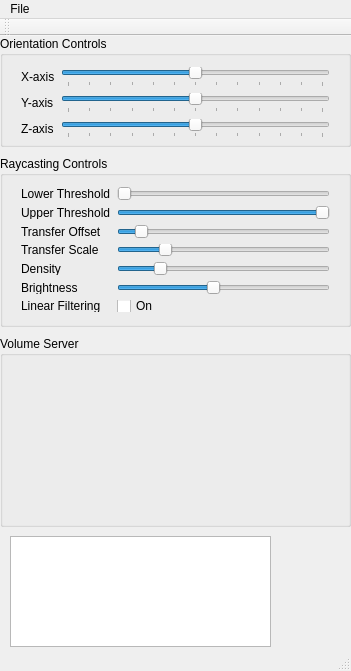
<?xml version="1.0" encoding="UTF-8"?>
<ui version="4.0">
 <class>RT3DUSrenderingGUI</class>
 <widget class="QMainWindow" name="RT3DUSrenderingGUI">
  <property name="geometry">
   <rect>
    <x>0</x>
    <y>0</y>
    <width>351</width>
    <height>671</height>
   </rect>
  </property>
  <property name="minimumSize">
   <size>
    <width>351</width>
    <height>451</height>
   </size>
  </property>
  <property name="windowTitle">
   <string>RT3DUSrenderingGUI</string>
  </property>
  <property name="unifiedTitleAndToolBarOnMac">
   <bool>false</bool>
  </property>
  <widget class="QWidget" name="centralWidget">
   <widget class="QGroupBox" name="groupBox">
    <property name="geometry">
     <rect>
      <x>0</x>
      <y>0</y>
      <width>351</width>
      <height>111</height>
     </rect>
    </property>
    <property name="title">
     <string>Orientation Controls</string>
    </property>
    <widget class="QWidget" name="gridLayoutWidget">
     <property name="geometry">
      <rect>
       <x>10</x>
       <y>20</y>
       <width>331</width>
       <height>93</height>
      </rect>
     </property>
     <layout class="QGridLayout" name="gridLayout">
      <item row="1" column="0">
       <widget class="QLabel" name="yRotSliderLabel">
        <property name="text">
         <string>Y-axis</string>
        </property>
       </widget>
      </item>
      <item row="2" column="1">
       <widget class="QSlider" name="zRotSlider">
        <property name="minimum">
         <number>-180</number>
        </property>
        <property name="maximum">
         <number>180</number>
        </property>
        <property name="value">
         <number>0</number>
        </property>
        <property name="sliderPosition">
         <number>0</number>
        </property>
        <property name="orientation">
         <enum>Qt::Horizontal</enum>
        </property>
        <property name="tickPosition">
         <enum>QSlider::TicksBelow</enum>
        </property>
        <property name="tickInterval">
         <number>30</number>
        </property>
       </widget>
      </item>
      <item row="2" column="0">
       <widget class="QLabel" name="zRotSliderLabel">
        <property name="text">
         <string>Z-axis</string>
        </property>
       </widget>
      </item>
      <item row="0" column="0">
       <widget class="QLabel" name="xRotSliderLabel">
        <property name="text">
         <string>X-axis</string>
        </property>
       </widget>
      </item>
      <item row="1" column="1">
       <widget class="QSlider" name="yRotSlider">
        <property name="minimum">
         <number>-180</number>
        </property>
        <property name="maximum">
         <number>180</number>
        </property>
        <property name="value">
         <number>0</number>
        </property>
        <property name="sliderPosition">
         <number>0</number>
        </property>
        <property name="orientation">
         <enum>Qt::Horizontal</enum>
        </property>
        <property name="tickPosition">
         <enum>QSlider::TicksBelow</enum>
        </property>
        <property name="tickInterval">
         <number>30</number>
        </property>
       </widget>
      </item>
      <item row="0" column="1">
       <widget class="QSlider" name="xRotSlider">
        <property name="minimum">
         <number>-180</number>
        </property>
        <property name="maximum">
         <number>180</number>
        </property>
        <property name="value">
         <number>0</number>
        </property>
        <property name="sliderPosition">
         <number>0</number>
        </property>
        <property name="orientation">
         <enum>Qt::Horizontal</enum>
        </property>
        <property name="tickPosition">
         <enum>QSlider::TicksBelow</enum>
        </property>
        <property name="tickInterval">
         <number>30</number>
        </property>
       </widget>
      </item>
     </layout>
    </widget>
   </widget>
   <widget class="QGroupBox" name="groupBox_2">
    <property name="geometry">
     <rect>
      <x>0</x>
      <y>120</y>
      <width>351</width>
      <height>171</height>
     </rect>
    </property>
    <property name="title">
     <string>Raycasting Controls</string>
    </property>
    <widget class="QWidget" name="gridLayoutWidget_2">
     <property name="geometry">
      <rect>
       <x>10</x>
       <y>20</y>
       <width>331</width>
       <height>147</height>
      </rect>
     </property>
     <layout class="QGridLayout" name="gridLayout_2">
      <item row="0" column="0">
       <widget class="QLabel" name="lowerThreshLabel">
        <property name="text">
         <string>Lower Threshold</string>
        </property>
       </widget>
      </item>
      <item row="2" column="0">
       <widget class="QLabel" name="transferOffsetLabel">
        <property name="text">
         <string>Transfer Offset</string>
        </property>
       </widget>
      </item>
      <item row="0" column="1">
       <widget class="QSlider" name="lowerThreshSlider">
        <property name="maximum">
         <number>255</number>
        </property>
        <property name="orientation">
         <enum>Qt::Horizontal</enum>
        </property>
       </widget>
      </item>
      <item row="4" column="1">
       <widget class="QSlider" name="densitySlider">
        <property name="maximum">
         <number>100</number>
        </property>
        <property name="value">
         <number>18</number>
        </property>
        <property name="orientation">
         <enum>Qt::Horizontal</enum>
        </property>
       </widget>
      </item>
      <item row="1" column="0">
       <widget class="QLabel" name="upperThreshLabel">
        <property name="text">
         <string>Upper Threshold</string>
        </property>
       </widget>
      </item>
      <item row="4" column="0">
       <widget class="QLabel" name="densityLabel">
        <property name="text">
         <string>Density</string>
        </property>
       </widget>
      </item>
      <item row="2" column="1">
       <widget class="QSlider" name="transferoffsetSlider">
        <property name="minimum">
         <number>-100</number>
        </property>
        <property name="maximum">
         <number>1000</number>
        </property>
        <property name="singleStep">
         <number>1</number>
        </property>
        <property name="value">
         <number>-5</number>
        </property>
        <property name="orientation">
         <enum>Qt::Horizontal</enum>
        </property>
       </widget>
      </item>
      <item row="3" column="0">
       <widget class="QLabel" name="transferScaleLabel">
        <property name="text">
         <string>Transfer Scale</string>
        </property>
       </widget>
      </item>
      <item row="3" column="1">
       <widget class="QSlider" name="transferScaleSlider">
        <property name="maximum">
         <number>600</number>
        </property>
        <property name="singleStep">
         <number>5</number>
        </property>
        <property name="pageStep">
         <number>50</number>
        </property>
        <property name="value">
         <number>125</number>
        </property>
        <property name="orientation">
         <enum>Qt::Horizontal</enum>
        </property>
       </widget>
      </item>
      <item row="1" column="1">
       <widget class="QSlider" name="upperThreshSlider">
        <property name="maximum">
         <number>255</number>
        </property>
        <property name="value">
         <number>255</number>
        </property>
        <property name="orientation">
         <enum>Qt::Horizontal</enum>
        </property>
       </widget>
      </item>
      <item row="5" column="0">
       <widget class="QLabel" name="brightnessLabel">
        <property name="text">
         <string>Brightness</string>
        </property>
       </widget>
      </item>
      <item row="5" column="1">
       <widget class="QSlider" name="brightnessSlider">
        <property name="maximum">
         <number>200</number>
        </property>
        <property name="value">
         <number>90</number>
        </property>
        <property name="orientation">
         <enum>Qt::Horizontal</enum>
        </property>
       </widget>
      </item>
      <item row="6" column="0">
       <widget class="QLabel" name="linFiltLabel">
        <property name="text">
         <string>Linear Filtering</string>
        </property>
       </widget>
      </item>
      <item row="6" column="1">
       <widget class="QCheckBox" name="linFiltCheckBox">
        <property name="text">
         <string>On</string>
        </property>
       </widget>
      </item>
     </layout>
    </widget>
   </widget>
   <widget class="QLabel" name="SEASlogo">
    <property name="geometry">
     <rect>
      <x>290</x>
      <y>530</y>
      <width>54</width>
      <height>63</height>
     </rect>
    </property>
    <property name="toolTipDuration">
     <number>-1</number>
    </property>
    <property name="autoFillBackground">
     <bool>false</bool>
    </property>
    <property name="frameShape">
     <enum>QFrame::NoFrame</enum>
    </property>
    <property name="text">
     <string/>
    </property>
    <property name="textFormat">
     <enum>Qt::AutoText</enum>
    </property>
    <property name="pixmap">
     <pixmap>SEASLogo.png</pixmap>
    </property>
    <property name="scaledContents">
     <bool>true</bool>
    </property>
    <property name="alignment">
     <set>Qt::AlignCenter</set>
    </property>
   </widget>
   <widget class="QPlainTextEdit" name="statusTextEdit">
    <property name="geometry">
     <rect>
      <x>10</x>
      <y>500</y>
      <width>261</width>
      <height>111</height>
     </rect>
    </property>
    <property name="readOnly">
     <bool>true</bool>
    </property>
   </widget>
   <widget class="QGroupBox" name="groupBox_3">
    <property name="geometry">
     <rect>
      <x>0</x>
      <y>300</y>
      <width>351</width>
      <height>191</height>
     </rect>
    </property>
    <property name="title">
     <string>Volume Server</string>
    </property>
    <widget class="VolumeServerWidget" name="volumeServerWidget" native="true">
     <property name="geometry">
      <rect>
       <x>5</x>
       <y>25</y>
       <width>341</width>
       <height>161</height>
      </rect>
     </property>
    </widget>
   </widget>
  </widget>
  <widget class="QMenuBar" name="menuBar">
   <property name="geometry">
    <rect>
     <x>0</x>
     <y>0</y>
     <width>351</width>
     <height>20</height>
    </rect>
   </property>
   <widget class="QMenu" name="menuFile">
    <property name="title">
     <string>File</string>
    </property>
    <addaction name="actionLoad_Volume"/>
    <addaction name="separator"/>
    <addaction name="actionQuit"/>
   </widget>
   <addaction name="menuFile"/>
  </widget>
  <widget class="QToolBar" name="mainToolBar">
   <attribute name="toolBarArea">
    <enum>TopToolBarArea</enum>
   </attribute>
   <attribute name="toolBarBreak">
    <bool>false</bool>
   </attribute>
  </widget>
  <widget class="QStatusBar" name="statusBar"/>
  <action name="actionLoad_Volume">
   <property name="checkable">
    <bool>false</bool>
   </property>
   <property name="text">
    <string>Load Volume</string>
   </property>
  </action>
  <action name="actionQuit">
   <property name="text">
    <string>Quit</string>
   </property>
  </action>
 </widget>
 <layoutdefault spacing="6" margin="11"/>
 <customwidgets>
  <customwidget>
   <class>VolumeServerWidget</class>
   <extends>QWidget</extends>
   <header>volumeserverwidget.h</header>
   <container>1</container>
  </customwidget>
 </customwidgets>
 <resources/>
 <connections>
  <connection>
   <sender>actionQuit</sender>
   <signal>triggered()</signal>
   <receiver>RT3DUSrenderingGUI</receiver>
   <slot>close()</slot>
   <hints>
    <hint type="sourcelabel">
     <x>-1</x>
     <y>-1</y>
    </hint>
    <hint type="destinationlabel">
     <x>175</x>
     <y>335</y>
    </hint>
   </hints>
  </connection>
 </connections>
</ui>
